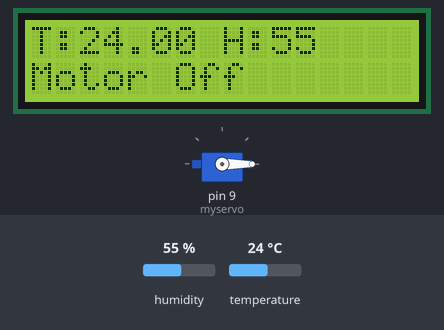
A sketch run on a simulated Arduino Uno, built with avr-gcc and run on an emulated ATmega328P. Parts: 16×2 character LCD, servo. The test bench sets the inputs (shaded band); at power-on: humidity 55 %, temperature 24 °C.

Above: at 5.2 s.
5.3 s: humidity set to 51 %
At 6.6 s:
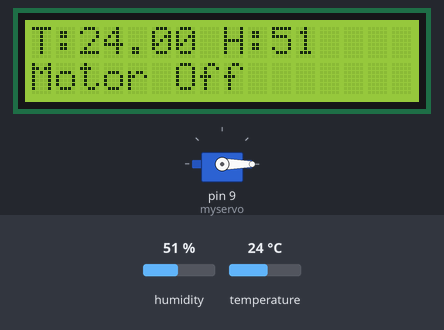
8.0 s: humidity set to 48 %
At 9.7 s:
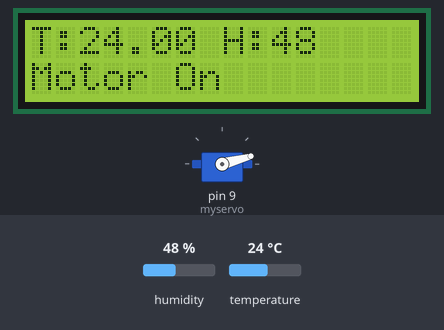
11.0 s: temperature set to 12 °C
At 13.56 s:
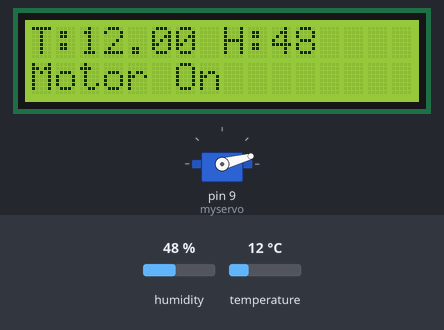
13.7 s: humidity set to 68 %
At 16.4 s:
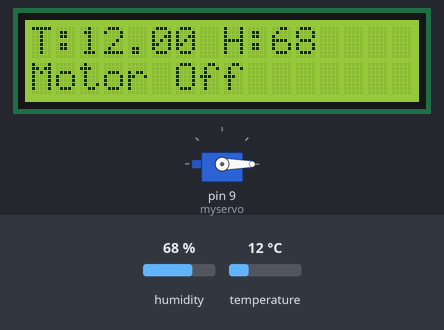
Timing chart, 0 to 17.4 s (numbered marks = the images above; inputs shaded):
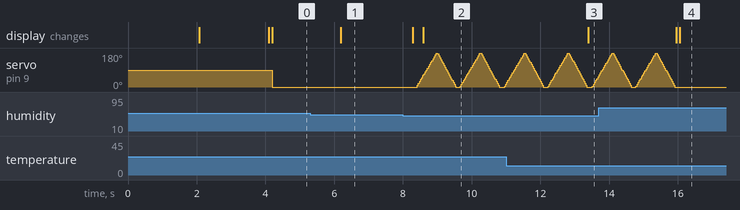

Measured:
- the behaviour switches between 50 and 49 % on humidity (found by bisection; images 1 and 2)
- after the input at 5.3 s, the display: changes after 0.89 s (image 1)
- after the input at 11.0 s, the display: changes after 2.4 s (image 3)
- after the input at 13.7 s, the display: first changes after 2.3 s (image 4 shows a later state)

The sketch:

arduino+dht11.ino
```cpp
#include <LiquidCrystal.h>
#include<Servo.h>
#include "DHT.h"
#define DHTPIN 8
LiquidCrystal lcd(7, 6, 5, 4, 3, 2);
#define DHTTYPE DHT11
DHT dht(DHTPIN, DHTTYPE);
Servo myservo;
int pos=0;
void setup() {
  dht.begin();
  lcd.begin(16, 2);
  lcd.setCursor(0, 0);
  lcd.print("ETE-17");
  lcd.setCursor(0, 1);
  lcd.print("Group:3");
  delay(2000);
  lcd.setCursor(0, 0);
  lcd.print("ETE-416");
  lcd.setCursor(0, 1);
  lcd.print("IoT Project");
  delay(2000);
  lcd.clear();
  myservo.attach(9);
}

void loop() {
  int H = dht.readHumidity();
  float T = dht.readTemperature();
  lcd.setCursor(0, 0);
  lcd.print("T:");
  lcd.print(T);
  lcd.print(" H:");
  lcd.print(H);
  delay(100);
  if(H<50){
    for(pos=0;pos<=180;pos+=5){
      myservo.write(pos);
      lcd.setCursor(0, 1);
      lcd.print("Motor On ");
      delay(15);
    }
    for(pos=180;pos>=0;pos-=5){
      myservo.write(pos);
      delay(15);
    }
  }
  else{
    myservo.write(0);
    lcd.setCursor(0, 1);
    lcd.print("Motor Off");
  }
}
```
